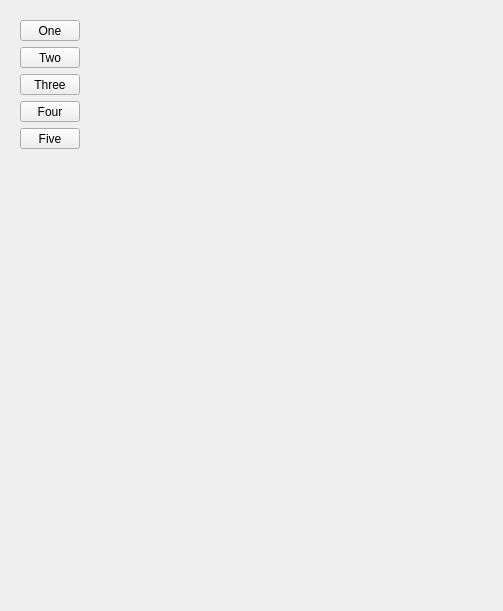
<?xml version="1.0" encoding="UTF-8"?>
<ui version="4.0">
 <class>Widget</class>
 <widget class="QWidget" name="Widget">
  <property name="geometry">
   <rect>
    <x>0</x>
    <y>0</y>
    <width>503</width>
    <height>611</height>
   </rect>
  </property>
  <property name="windowTitle">
   <string>Widget</string>
  </property>
  <widget class="QWidget" name="">
   <property name="geometry">
    <rect>
     <x>9</x>
     <y>9</y>
     <width>82</width>
     <height>151</height>
    </rect>
   </property>
   <layout class="QVBoxLayout" name="verticalLayout">
    <item>
     <widget class="QPushButton" name="oneButton">
      <property name="text">
       <string>One</string>
      </property>
     </widget>
    </item>
    <item>
     <widget class="QPushButton" name="twoButton">
      <property name="text">
       <string>Two</string>
      </property>
     </widget>
    </item>
    <item>
     <widget class="QPushButton" name="threeButton">
      <property name="text">
       <string>Three</string>
      </property>
     </widget>
    </item>
    <item>
     <widget class="QPushButton" name="fourButton">
      <property name="text">
       <string>Four</string>
      </property>
     </widget>
    </item>
    <item>
     <widget class="QPushButton" name="pushButton_5">
      <property name="text">
       <string>Five</string>
      </property>
     </widget>
    </item>
   </layout>
  </widget>
 </widget>
 <layoutdefault spacing="6" margin="11"/>
 <resources/>
 <connections/>
</ui>
